Frame 1 (no input): blank canvas, image omitted
Frame 60 (the mouse pressed at the canvas centre just before this capture): blank canvas, image omitted
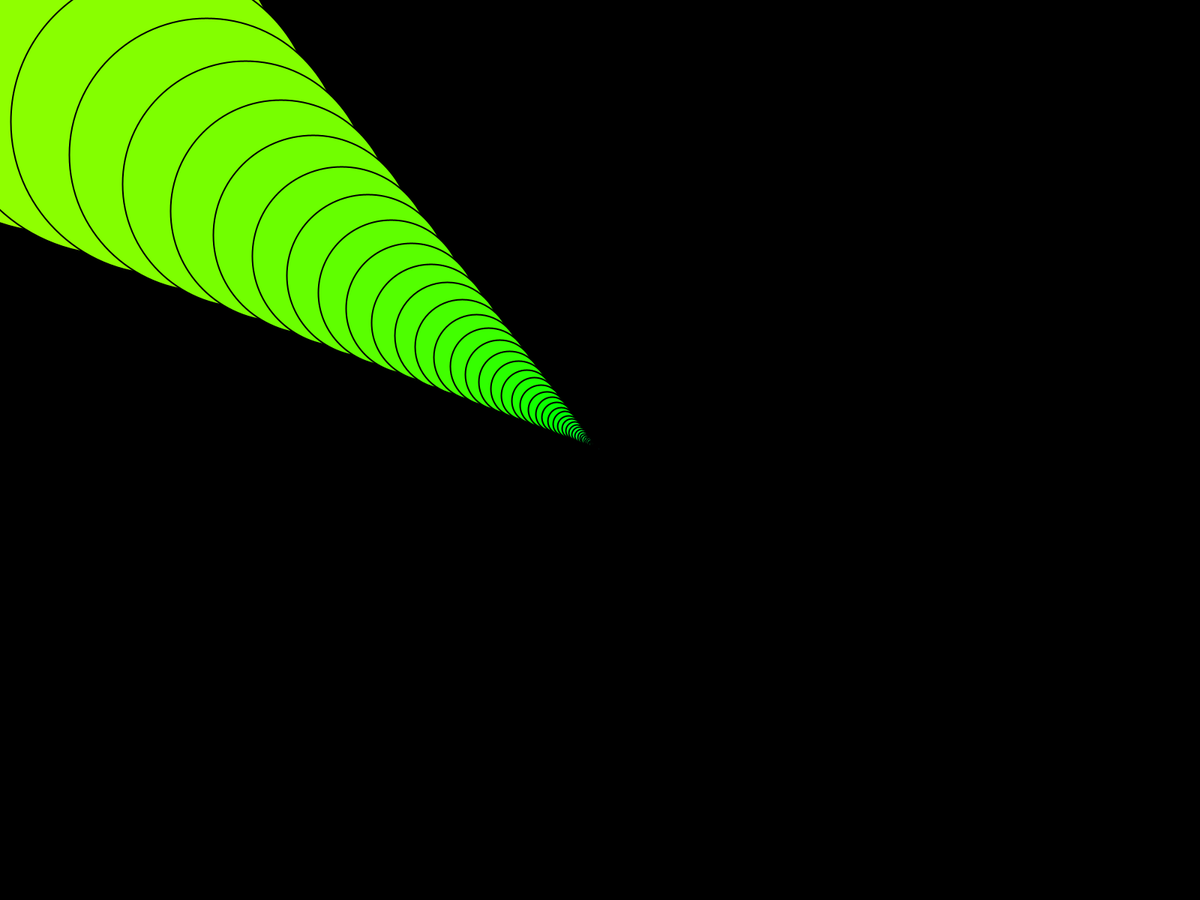
Frame 120 (the mouse held since frame 60 and released just before this capture)

The Processing sketch whose frames 1 and 60 were blank and that drew this single picture after the mouse press (run headless with seeded random() and noise(); from frame 60 on, the mouse is pressed at the canvas centre):

// Processing sketch: AddingColor
// ── AddingColor.pde
float x;
float y;
float r;
int h;

void setup() {
  fullScreen();
  smooth();
  
  background(0);
}

void draw() {
  //background(255);
  
  x += (mouseX - x) * 0.1;
  y += (mouseY - y) * 0.1;
  
  float targetR = dist(mouseX, mouseY, pmouseX, pmouseY) * 5;
  
  r += (targetR - r) * 0.1;
  
  stroke(0);
  strokeWeight(2);
  
  colorMode(HSB);
  color c = color(h, 255, 255);
  fill(c);
  
  ellipse(x, y, r, r);
  
  h++;
  if(h > 255) {
    h = 0;
  };
}
